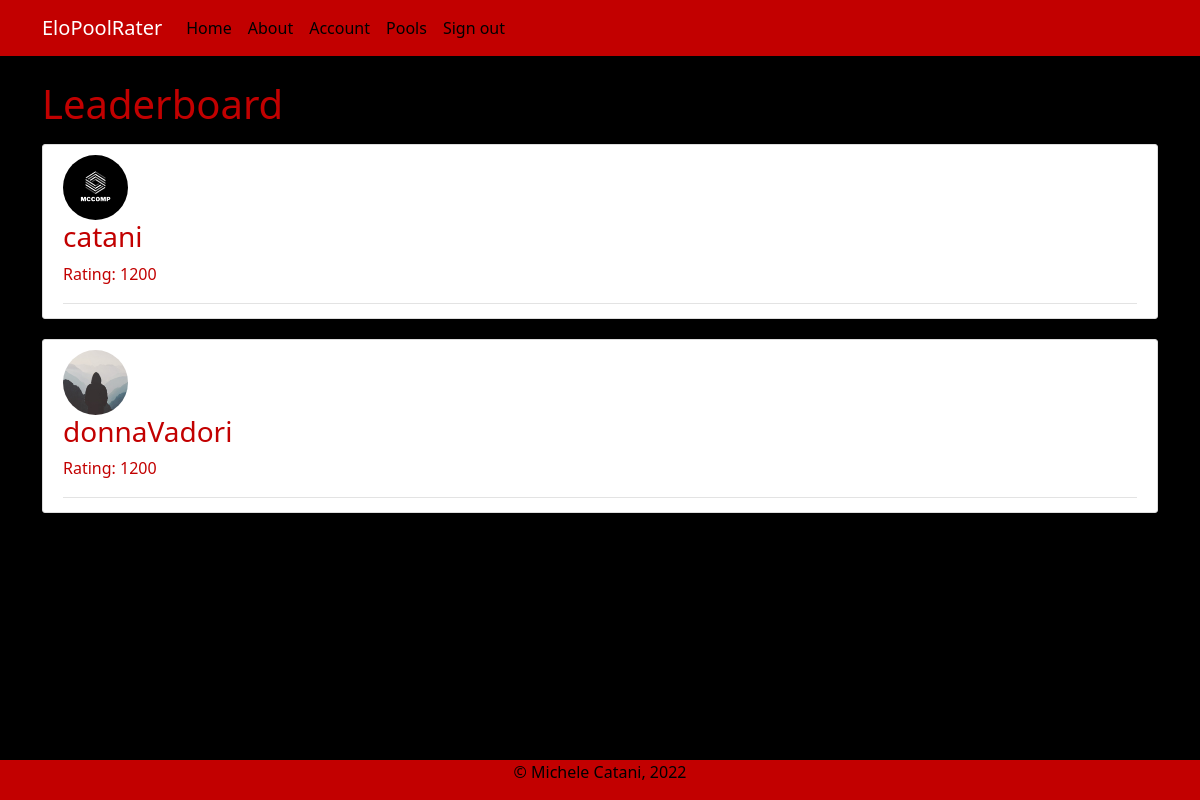
The page /pools/mikesPool (signed in) on the database its author committed.
### rankTheBoysApp/models.py (models this page shows, shortened)
class User(db.Model, UserMixin):
    __tablename__ = 'users'
    id = db.Column(db.Integer, primary_key=True)
    username = db.Column(db.String(20), unique=True, nullable=False)
    email = db.Column(db.String(120), unique=True, nullable=False)
    image_file = db.Column(db.String(20), nullable=False, default='default.jpg')
    password = db.Column(db.String(60), nullable=False)
    pools = db.relationship('Pool', secondary='userpools')

### rankTheBoysApp/pools/routes.py (the view)
@thePools.route("/pools/<string:poolname>", methods=['GET', 'POST'])
@login_required
def leaderboard(poolname):
    page = request.args.get('page', 1, type=int)
    pool = Pool.query.filter_by(name=poolname).first()
    users = pool.users
    return render_template('leaderboard.html', users=users)

### rankTheBoysApp/models.py (called while the page is built)
@login_manager.user_loader
def load_user(user_id):
    return User.query.get(int(user_id))

### rankTheBoysApp/templates/leaderboard.html
{% extends "layout.html" %}
{%block content%}
    <h1 class="mb-3"> Leaderboard </h1>
    {% for user in users %}
    <div class="content-section">
        <div media-content-section>
            <img class="rounded-circle article-img" src="{{ url_for('static', filename='profile_pics/' + user.image_file) }}">
            <div class="media-body">
                <div class="article-metadata">
                    <h3> {{user.username}}</h3>
                    <p> Rating: 1200 <p>
                </div>
            </div>
        </div>
    </div>
    {% endfor %}
{% endblock %}

### rankTheBoysApp/static/main.css (style rules this page uses)
body { background: #000000; color: #c20000; margin-top: 5rem; }
h1, h2, h3, h4, h5, h6 { color: #c20000; }
.content-section { background: #ffffff; padding: 10px 20px; border: 1px solid #dddddd; border-radius: 3px; margin-bottom: 20px; }
.article-img { height: 65px; width: 65px; margin-right: 16px; }
.article-metadata { padding-bottom: 1px; margin-bottom: 4px; border-bottom: 1px solid #e3e3e3 }

### rows shown on the page
User: image_file (picture), username "catani"
User: image_file (placeholder picture), username "donnaVadori"
